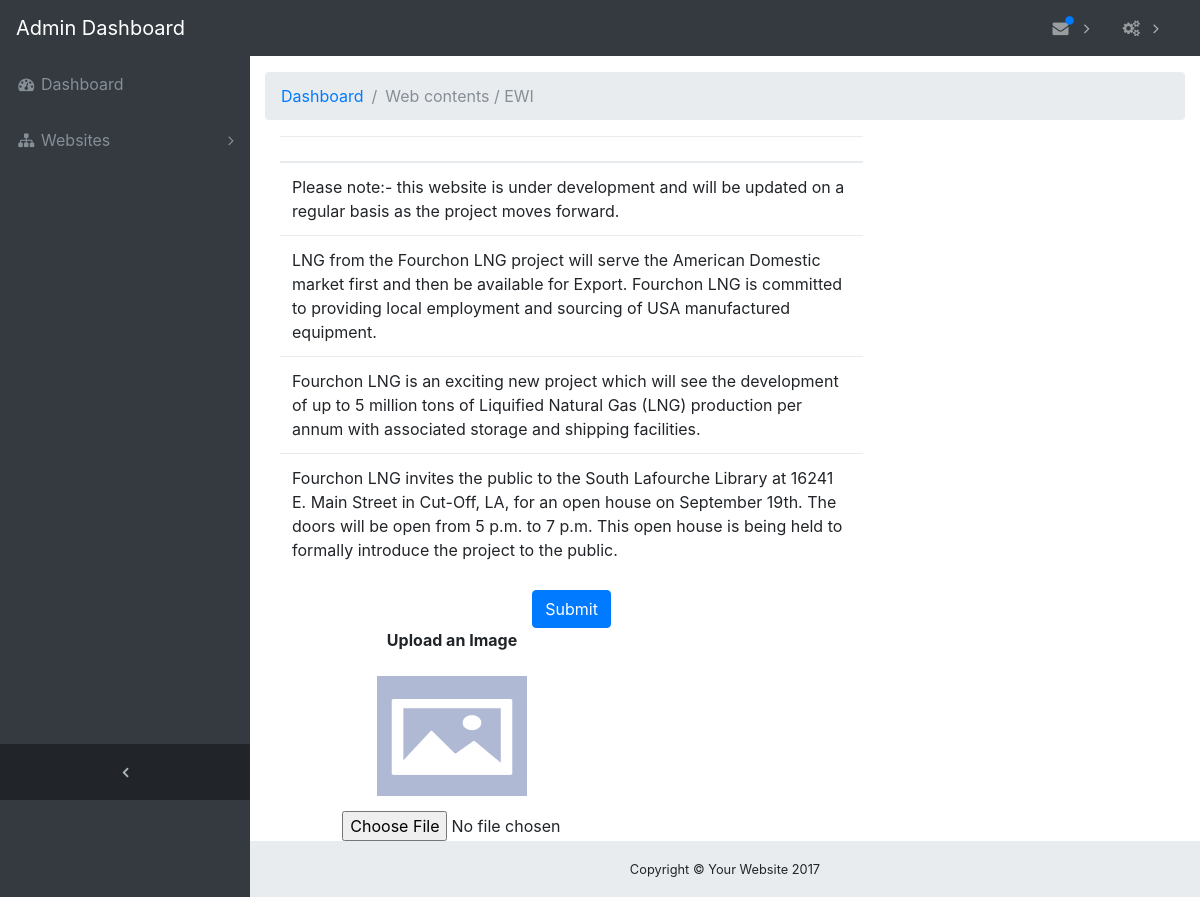
The app's page /admin_page/webcontents.php?page=about&name=EWI (signed in) with its own data.
### tables this page shows
CREATE TABLE `webcontent_home` (
  `position_id` int(10) NOT NULL,
  `position_description` text NOT NULL,
  `position_order` int(11) NOT NULL,
  `position_status` enum('0','1') NOT NULL,
  `webpage_name` text NOT NULL
);

### admin_page/webcontent/dbclass.php (called while the page is built, shortened)
<?php
class db{
	private $host = "localhost";
	private $user = "root";
	private $password = "";
	private $database = "fourchonlng";
	private $conn = "";
	function connect() {
		$this->conn = mysqli_connect($this->host,$this->user,$this->password,$this->database);
	}
	public function query($sql)
	{
		$this->result=mysqli_query($this->conn,$sql);
		if($this->result)
		{
			return $this->result;
		}
		else
		{
			$this->seterror(mysqli_error(),mysqli_errno());
			return NULL;
		}
	}
	function select($table,$condition="",$field="*"){
	  $sql="select $field from $table $condition";
	 $aryResult=array();
		$result=$this->query($sql);
		if(!is_null($result))
		{
			while($row=mysqli_fetch_array($result)) { $aryResult[]=$row; }
			return $aryResult;
		}
		else
		{
			return NULL;
		}
    }
}
?>

### admin_page/webcontent/about.php (the view, shortened to what this page needs)
<?php
include"dbclass.php";
$db = new db();
?>
<!DOCTYPE html>
<html lang="en">
<head>
</head>
<body>
<div class="container">
  <div class="row">
  <div class="col-sm-8">
  <table class="table">
    <thead>
      <tr>
        <th></th>
      </tr>
    </thead>
    <tbody class="row_position" >
	<?php
	 $data_lists = $db->select('webcontent_home',"order by position_order asc");
	 foreach($data_lists as $data_list){
	?>
      <tr id="<?php echo $data_list['position_id']; ?>" >
        <td><?php echo $data_list['position_description']; ?></td>
      </tr>
	 <?php } ?>
    </tbody>
  </table>
  <div style="text-align:center;" >
  <input type="submit" class="btn btn-primary"   onClick="save();" />
  </div>
</div>
<center>
<div class="col-sm-8" style="text-align:center;">
  <b> Upload an Image </b><br><br>
<img src="images/Background.png"  id="preview" name="preview" style="min-height:120px min-width:200px; max-height:120px" height="200" width="150" /><br>
<input type="file" name="image" value="Upload Photo" onchange="readURL(this)"; required style="margin-top:15px;">
</div>
</div>
</div>
</body>
</html>

### admin_page/css/sb-admin.css (style rules this page uses)
html { position: relative; min-height: 100%; }
body { overflow-x: hidden; }
body.sticky-footer { margin-bottom: 56px; }
body.fixed-nav { padding-top: 56px; }

### admin_page/webcontent/about.php (style rules this page uses)
.row_position { cursor:move }

### records on screen
webcontent_home: position_description "Please note:- this website is under development and will be updated on a regular basis as the project moves forward."
webcontent_home: position_description "LNG from the Fourchon LNG project will serve the American Domestic market first and then be available for Export. Fourchon LNG is committed to providing local employment and sourcing of USA manufactured equipment."
webcontent_home: position_description "Fourchon LNG is an exciting new project which will see the development of up to 5 million tons of Liquified Natural Gas (LNG) production per annum with associated storage and shipping facilities."
webcontent_home: position_description "Fourchon LNG invites the public to the South Lafourche Library at 16241 E. Main Street in Cut-Off, LA, for an open house on September 19th. The doors will be open from 5 p.m. to 7 p.m. This open house is being held to formally introduce the project to the public."

### other values on screen
$page = $_GET['name'] "EWI"
